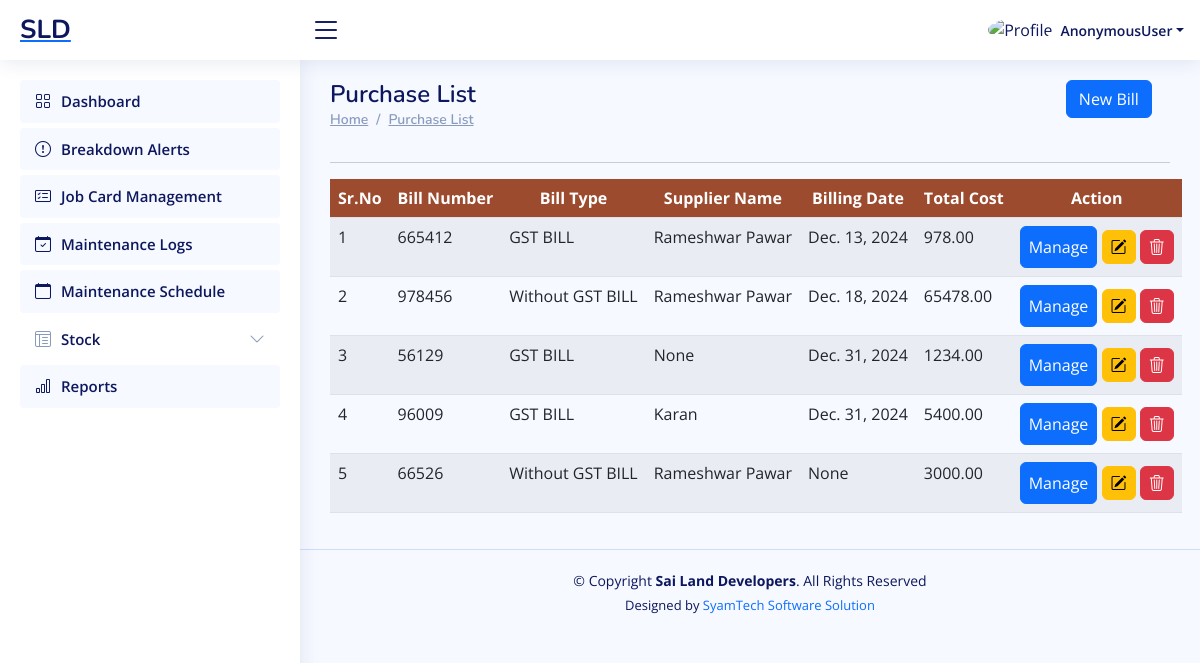
/workshop/purchase-list/, run on an earlier commit of the app's database.
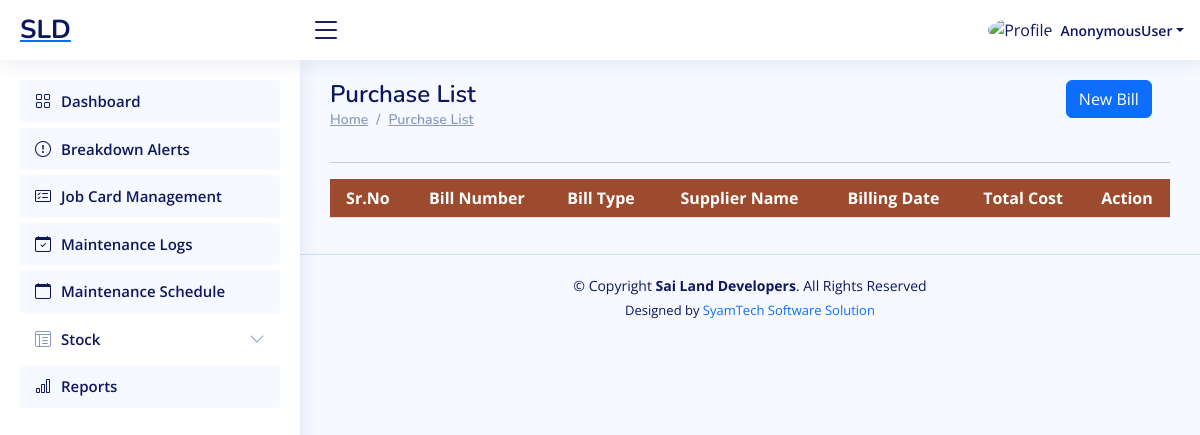
And on a later commit of the database.
### ERP_Admin/models.py (models this page shows, shortened)
class Purchase(models.Model):
    bill_no = models.CharField(max_length=50, db_index=True, unique=True, null=False, blank=False)
    supplier_name = models.CharField(max_length=100, db_index=True, null=True, blank=True)
    bill_type = models.CharField(max_length=30, db_index=True, choices=PURCHASE_GST)
    bill_date = models.DateField(auto_now_add=False, db_index=True)
    total_cost = models.DecimalField(max_digits=12, decimal_places=2, default=0.0)
    bill_file = models.FileField(upload_to="Purchase Bill", null=True, blank=True)

### ERP_Workshop/views.py (the view)
# urls.py: path('purchase-list/', views.purchase_list, name='workshop_purchase_list'),
def purchase_list(request):
    form= PurchaseForm()
    purchase=Purchase.objects.all().order_by('-id')
    return render(request, "workshop_purchase_list.html",{'form':form,'purchase':purchase})

### ERP_Workshop/templates/workshop_purchase_list.html (shortened to what this page needs)
{% extends "workshop_base.html" %}
{% load crispy_forms_tags %}
{% block content %}
<main id="main" class="main">
    <div class="row">
        <div class="col-sm-6">
            <div class="pagetitle">
                <h1>Purchase List</h1>
                <nav>
                    <ol class="breadcrumb">
                        <li class="breadcrumb-item"><a href="#">Home</a></li>
                        <li class="breadcrumb-item"><a href="#">Purchase List </a></li>
                    </ol>
                </nav>
            </div>
        </div>
        <div class="col-sm-6">
            <div class="container" style="max-width:97%;">
                <div class="text-lg-end text-start">
                    <a href="#" class="btn btn-primary" data-toggle="modal"
                        data-target="#model_create_purchase"> New Bill</a>
                </div>
            </div>
        </div>
    </div>
        <section class="section dashboard">
            <hr>
            <div class="row">
                <div class="col-lg-12">
                    <div class="row">
                        <div class="container" style=" overflow:scroll;">
                            <table id="purchase" class="table table-striped "
                                style="overflow:scroll; width:100%;min-width: max-content;">
                                <thead>
                                    <tr style="background:#9c4b2e;">
                                        <th scope="col" class="text-center text-white" style="">Sr.No</th>
                                        <th scope="col" class="text-center text-white" style="">Bill Number</th>
                                        <th scope="col" class="text-center text-white" style="">Bill Type</th>
                                        <th scope="col" class="text-center text-white" style="">Supplier Name</th>
                                        <th scope="col" class="text-center text-white" style="">Billing Date</th>
                                        <th scope="col" class="text-center text-white" style="">Total Cost</th>
                                        <th scope="col" class="text-center text-white" style="">Action</th>
                                    </tr>
                                </thead>
                                <tbody>
                                    {% if purchase %}
                                    {% for r in purchase %}
                                    <tr>
                                        <td>{{forloop.counter}}</td>
                                        <td>{{r.bill_no}}</td>
                                        <td>{{r.bill_type}}</td>
                                        <td>{{r.supplier_name}}</td>
                                        <td>{{r.bill_date}}</td>
                                        <td>{{r.total_cost}}</td>
                                        <td>
                                            <center>
                                                <a href="javascript:void(0);" data-url="{% url 'workshop_purchase_item_list' r.id %}" class="btn btn-primary px-2 py-2" onclick="mini_window(this)">Manage</a>
                                                        <a href=" " class="btn btn-warning px-2 py-2"><i class="bi bi-pencil-square"></i></a>
                                                            <a href="{% url "workshop_delete_purchase" r.id %} "
                                                                class="btn btn-danger px-2 py-2"><i class="bi bi-trash3"></i></a>
                                            </center>
                                        </td>
                                    </tr>
                                    {% endfor %}
                                    {% endif %}
                                </tbody>
                            </table>
                        </div>
                    </div>
                </div>
            </div>
        </section>
</main>
{% endblock content %}

What changed in the data, as far as the page shows it:
removed Purchase: bill_no "665412", bill_type "GST BILL", supplier_name "Rameshwar Pawar", bill_date "Dec. 13, 2024", total_cost "978.00"
removed Purchase: bill_no "978456", bill_type "Without GST BILL", supplier_name "Rameshwar Pawar", bill_date "Dec. 18, 2024", total_cost "65478.00"
removed Purchase: bill_no "56129", bill_type "GST BILL", supplier_name "None", bill_date "Dec. 31, 2024", total_cost "1234.00"
removed Purchase: bill_no "96009", bill_type "GST BILL", supplier_name "Karan", bill_date "Dec. 31, 2024", total_cost "5400.00"
removed Purchase: bill_no "66526", bill_type "Without GST BILL", supplier_name "Rameshwar Pawar", bill_date "None", total_cost "3000.00"
